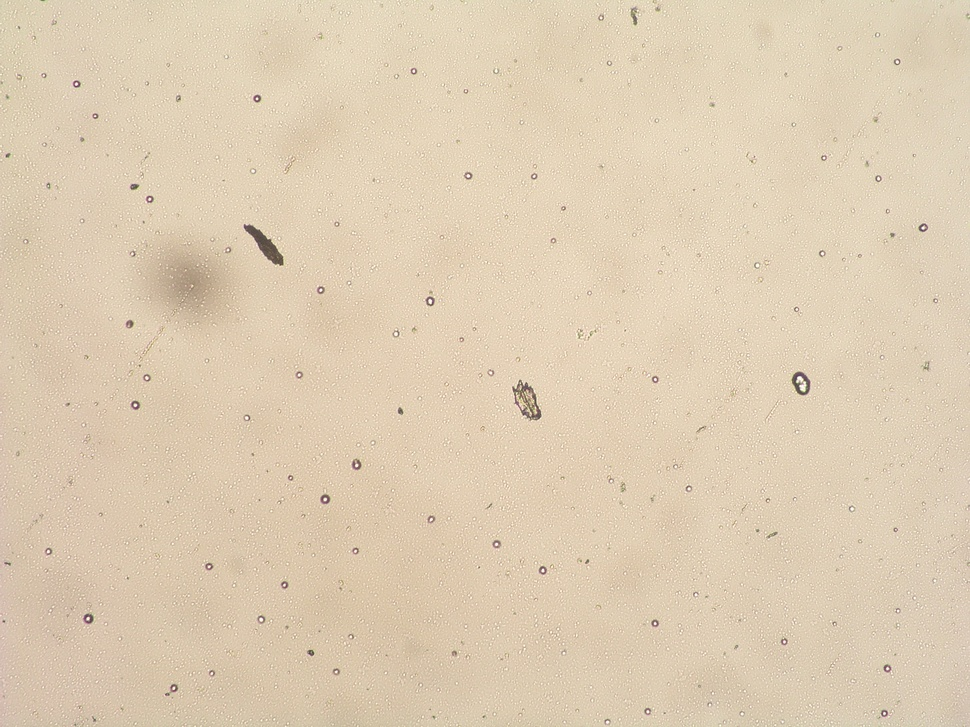
#> input picture alpha_detector/CR39.jpg, 970 x 727 px, shrunk from 2560 x 1920 before the run
$ python alpha_detector.py   (Python 2 division)
#> lines starting #> are read from the running program, lines starting #| are printed output that depends on the picture
import cv2
import cv2.cv as cv
import numpy as np

img_name = "CR39.jpg"

img = cv2.imread(img_name,0) #Reading image
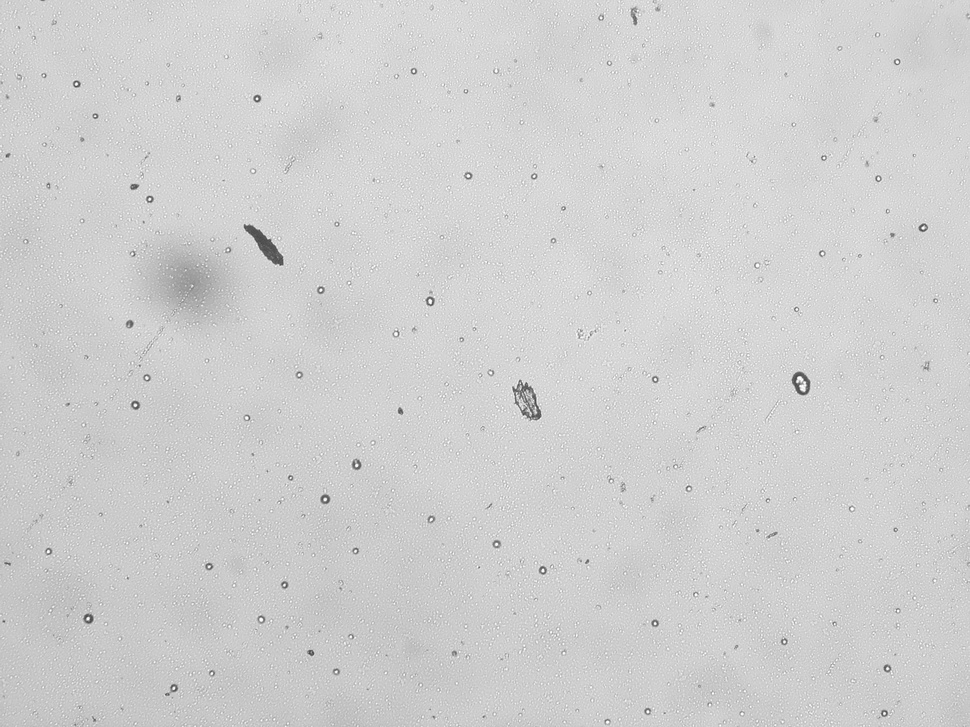
#> img: shape (727, 970); min 66, max 255, mean 207.4
img = cv2.GaussianBlur(img,(15,15),0) #Kernel size is equal to the noise size
cimg = cv2.cvtColor(img,cv2.COLOR_GRAY2BGR) #Converting image to B/W for saving
# [6 lines of commented-out code are left out]

print 'trazim'
circles = cv2.HoughCircles(img,cv.CV_HOUGH_GRADIENT,1,40, param1=50,param2=14,minRadius=5,maxRadius=14) #Performing Hough circle transform
#> circles = [[799.5, 379.5, 8.2], [356.5, 464.5, 5.5], [522.5, 393.5, 11.1], [324.5, 498.5, 5.5], [429.5, 300.5, 5.9], [135.5, 404.5, 5.5], [88.5, 618.5, 6]]
# [8 lines of commented-out code are left out]
print 'gotovo'

try:
	#Draw circles on image
	circles = np.uint16(np.around(circles))
#> circles = [[800, 380, 8], [356, 464, 6], [522, 394, 11], [324, 498, 6], [430, 300, 6], [136, 404, 6], [88, 618, 6]]
	for i in circles[0,:]:
	    # draw the outer circle
	    cv2.circle(cimg,(i[0],i[1]),i[2],(0,255,0),2)
	    # draw the center of the circle
	    cv2.circle(cimg,(i[0],i[1]),2,(0,0,255),3)
#> this loop made 7 passes
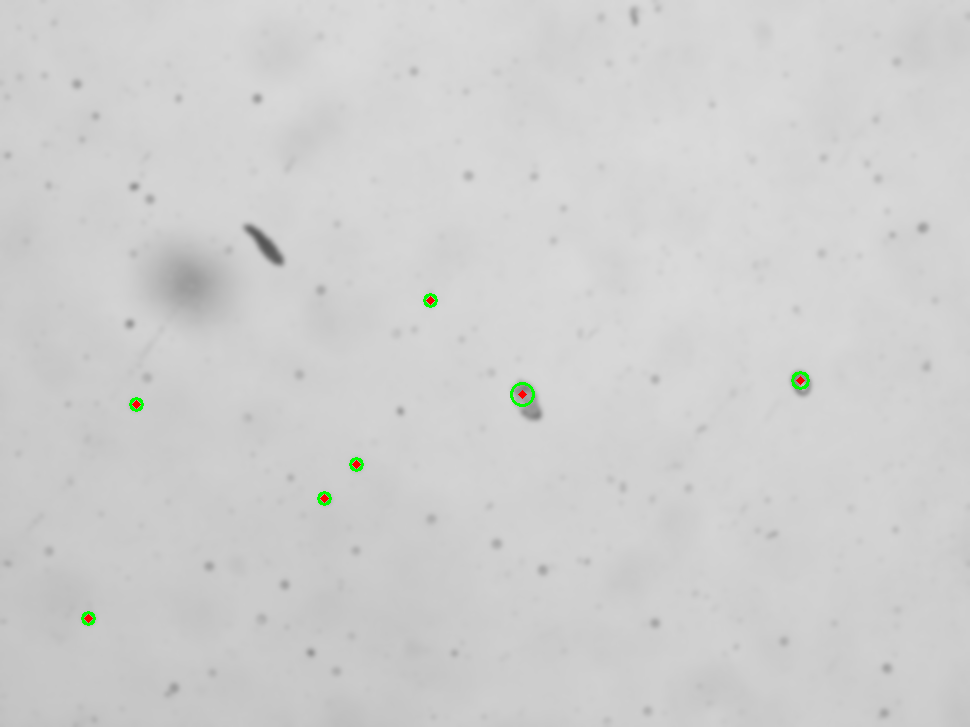
#> cimg: shape (727, 970, 3); mean B, G, R 207.1, 207.4, 207.2
except:
	img_name += '_NONE_'

#cv2.imshow('detected circles',cimg)
#cv2.waitKey(0)
#cv2.destroyAllWindows()

cv2.imwrite(''.join(img_name.split('.')[:-1])+'_count-'+str(len(circles[0]))+'.jpg', cimg)

#gatorz
